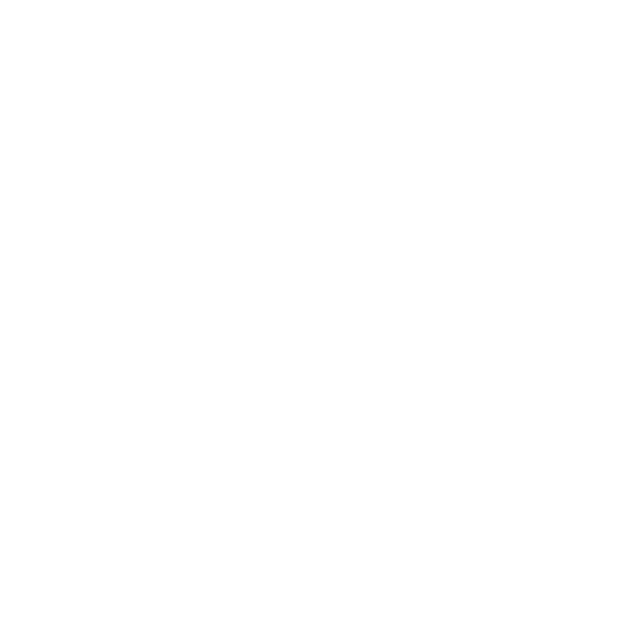
Frame 1 (no input)
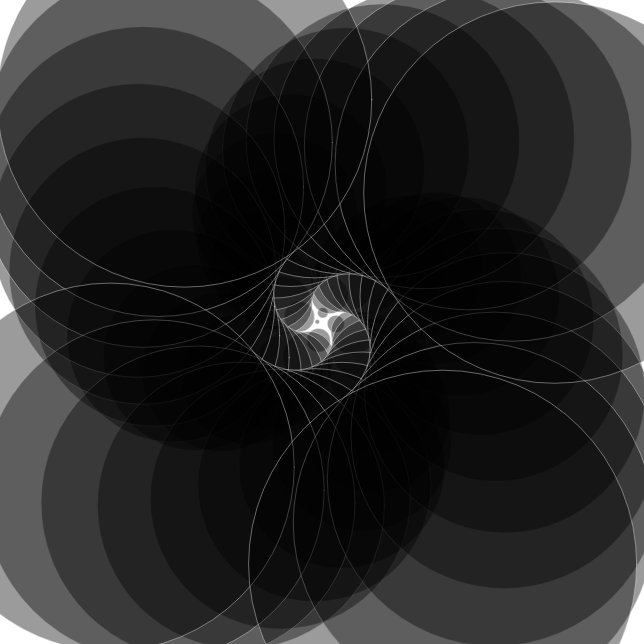
Frame 60 (no input)
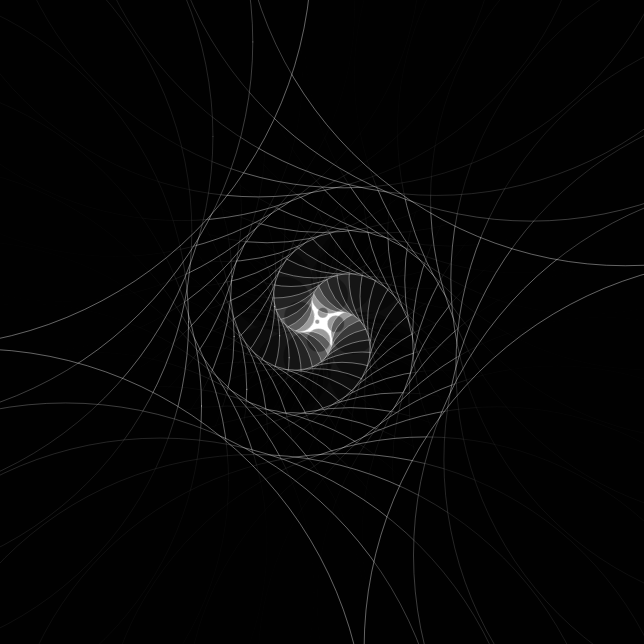
Frame 120 (the mouse pressed at the canvas centre since frame 60)

The p5.js sketch that drew these frames (run headless with seeded random() and noise() and a simulated clock; from frame 60 on, the mouse is pressed at the canvas centre):

// p5.js sketch
// ── sketch.js
var oldX = 322;
var oldY = 322;

var counter = 400;

var divider = 0.1;

function setup(){
  createCanvas(644, 644);
  background(255);
  frameRate(80);
  fill(0, 0, 0, 100);
  stroke(255, 255, 255, 100);
}

function draw(){
  if(counter>400){
    counter = 0;
    oldX = 322;
    oldY = 322;
    divider = random(1)-0.5;
  }

  var newX = sin(counter/divider)*(counter/divider)+322;
  var newY = cos(counter/divider)*(counter/divider)+322;

  var distance = dist(oldX, oldY, newX, newY);
  ellipse(newX, newY, distance, distance);
  oldX = newX;
  oldY = newY;

  counter++;

}
